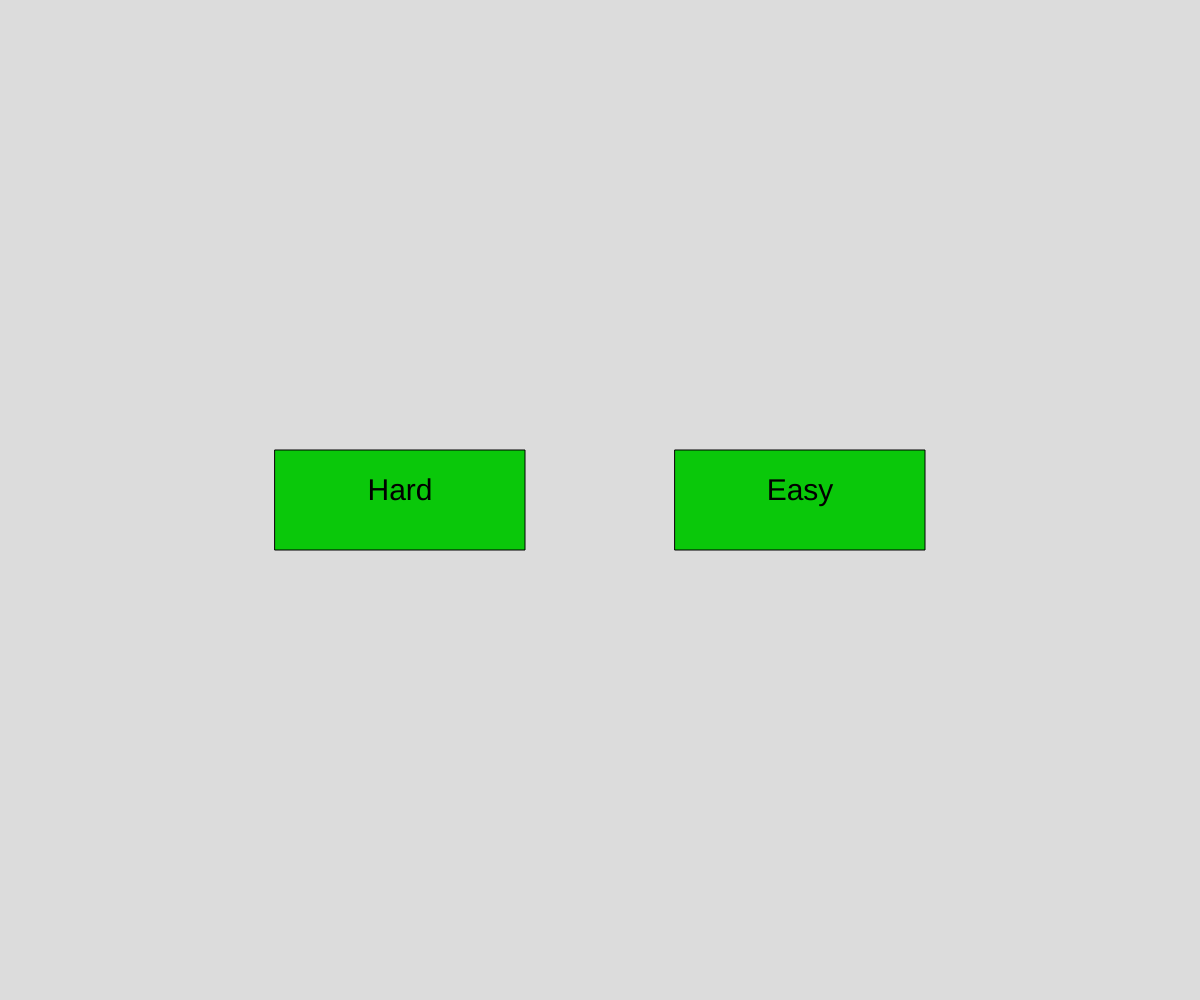
Frame 1 (no input)
Frame 60 (no input): identical to frame 1, image omitted
Frame 120 (the mouse pressed at the canvas centre since frame 60): identical to frame 1, image omitted

The p5.js sketch that drew this single still picture (run headless with seeded random() and noise() and a simulated clock; from frame 60 on, the mouse is pressed at the canvas centre):

// p5.js sketch
// ── sketch.js
// Hax Simulator
// Felix
// March 15

let colour, name, chances, event, difficulty;
let level, area, menu, lives, cash, price, time;
let timer, buffer, timeBonus;
let listColours = ["red", "blue", "green", "yellow", "purple", "cyan"];
let eventList = [];
let buttonX1, buttonX2, buttonY1, buttonY2;
let extraTime, extraCash, extraLives;

function setup() {
  createCanvas(windowWidth, windowHeight);
  angleMode(DEGREES);
  menu = "premain";
  buttonX1 = windowWidth/1.5;
  buttonX2 = windowWidth/3;
  buttonY1 = windowHeight/2;
  buttonY2 = windowHeight/2;
  extraTime = 1;
  extraCash = 1;
  extraLives = 1;
  cash = 50;
  price = 10;
  chances = 5;
  buffer = 0;
  timeBonus = 5;
}

function draw() {
  background(220);
  showMenu();
  if (mouseIsPressed && menu === "premain" && mouseX >= buttonX1 - 125 && mouseX <= buttonX1 + 125 && mouseY >= buttonY1 - 50 && mouseY <= buttonY1 + 50){
    menu = "main";
    difficulty = 100;
    chances = 5;
    buffer = 20;
    buttonX1 = windowWidth/2;
    buttonX2 = windowWidth/2;
    buttonY1 = windowHeight/3;
    buttonY2 = windowHeight/1.5;
    eventList = ["inverted", "flipped",  "nothing",  "nothing",  "nothing",  "nothing",  "nothing",  "nothing",  "nothing",  "nothing"];
  }
  else if (mouseIsPressed && menu === "premain" && mouseX >= buttonX2 - 125 && mouseX <= buttonX2 + 125 && mouseY >= buttonY2 - 50 && mouseY <= buttonY2 + 50){
    menu = "main";
    difficulty = 250;
    chances = 3;
    buffer = 20;
    buttonX1 = windowWidth/2;
    buttonX2 = windowWidth/2;
    buttonY1 = windowHeight/3;
    buttonY2 = windowHeight/1.5;
    eventList = ["inverted", "flipped", "flipped", "nothing",  "nothing",  "nothing",  "nothing",  "nothing",  "nothing"];
  }
  else if (mouseIsPressed && menu === "main" && mouseX >= buttonX1 - 125 && mouseX <= buttonX1 + 125 && mouseY >= buttonY1 - 50 && mouseY <= buttonY1 + 50 && buffer < 0){
    menu = "play";
    lives = extraLives;
    level = 0;
    progress();
    time = 1500;
  }
  else if (mouseIsPressed && menu === "main" && mouseX >= buttonX2 - 125 && mouseX <= buttonX2 + 125 && mouseY >= buttonY2 - 50 && mouseY <= buttonY2 + 50 && buffer < 0){
    menu = "upgrades";
    buttonY2 = windowHeight/1.2;
  }
  else if (mouseIsPressed && menu === "upgrades" && mouseX >= buttonX2 - 125 && mouseX <= buttonX2 + 125 && mouseY >= buttonY2 - 50 && mouseY <= buttonY2 + 50){
    menu = "main";
    buttonY2 = windowHeight/1.5;
  }
  buffer--;
}

function keyPressed() {
  if (event === "inverted"){
    if (menu === "play" && keyCode === RIGHT_ARROW && colour === name) {
      progress();
    } 
    else if (menu === "play" && keyCode === LEFT_ARROW && colour !== name) {
      progress();
    }
    else if (menu === "play"){
      lives--;
      level ++;
      colour = random (listColours);
      name = round(random(1, 3));
      event = random(eventList);
      if (name === 1){
        name = colour;
      }
      else{
        name = random (listColours);
      }
    }
  }
  else if (event === "nothing" || event === "flipped"){
    if (menu === "play" && keyCode === LEFT_ARROW && colour === name) {
      progress();
    } 
    else if (menu === "play" && keyCode === RIGHT_ARROW && colour !== name) {
      progress();
    }
    else if (menu === "play"){
      lives--;
      level ++;
      colour = random (listColours);
      name = round(random(1, 3));
      event = random(eventList);
      if (name === 1){
        name = colour;
      }
      else{
        name = random (listColours);
      }
    }
  }
  if (menu === "upgrades" && keyCode === 81 && price <= cash){
    extraTime++;
    cash = cash - price;
    price = price + 1;
  }
  else if (menu === "upgrades" && keyCode === 87 && price <= cash){
    extraCash++;
    cash = cash - price;
    price = price + 1;
  }
  else if (menu === "upgrades" && keyCode === 69 && price <= cash){
    extraLives++;
    cash = cash - price;
    price = price + 1;
  }
}

function progress(){
  level ++;
  colour = random (listColours);
  name = round(random(1, 3));
  event = random(eventList);
  if (name === 1){
    name = colour;
  }
  else{
    name = random (listColours);
  }
  cash = cash + round(level / 10);
  if (timeBonus === level){
    time = time + extraTime * 10;
    timeBonus = level + 5;
  }
}

function generateWords(){
  if (colour === "red"){
    fill(225, 0, 0);
  }
  else if (colour === "green"){
    fill(0, 225, 0);
  }
  else if (colour === "blue"){
    fill(0, 0, 225);
  }
  else if (colour === "yellow"){
    fill(180, 180, 30);
  }
  else if (colour === "purple"){
    fill(225, 0, 225);
  }
  else if (colour === "cyan"){
    fill(50, 180, 180);
  }
}

function showMenu(){
  if (menu === "premain"){
    textSize(30);
    fill(10, 200, 10);
    rectMode(CENTER);
    rect(buttonX1, buttonY1, 250, 100);
    rect(buttonX2, buttonY2, 250, 100);
    fill(0);
    textAlign(CENTER);
    text("Easy", buttonX1, buttonY1);
    text("Hard", buttonX2, buttonY2);
    textAlign(LEFT);
  }
  if (menu === "main"){
    textSize(30);
    fill(10, 200, 10);
    rectMode(CENTER);
    rect(buttonX1, buttonY1, 250, 100);
    rect(buttonX2, buttonY2, 250, 100);
    fill(0);
    textAlign(CENTER);
    text("Play", buttonX1, buttonY1);
    text("Upgrades", buttonX2, buttonY2);
    textAlign(LEFT);
    text("You have " + chances + " chances left", 100, 50);
  }
  if (menu === "upgrades"){
    fill(10, 200, 10);
    rectMode(CENTER);
    rect(buttonX2, buttonY2, 250, 100);
    fill(0);
    textAlign(CENTER);
    text("Back", buttonX2, buttonY2);
    textAlign(LEFT);
    text("Push Q for a more time", 20, 50);
    text("Current time " + extraTime, 500, 50);
    text("Push W for more cash earnings", 20, 100);
    text("Current earnings " + extraCash, 500, 100);
    text("Push E for extra lives", 20, 150);
    text("Lives " + extraLives, 500, 150);
    text("Current cash " + cash, 50, 200);
    text("Next upgrade costs " + price, 50, 250);
  }
  if (menu === "play"){
    generateWords();
    rectMode(CENTER);
    rect(windowWidth / 2, windowHeight / 2, 300, 300);
    fill(0);
    textSize(64);
    textAlign(CENTER);
    if(event === "flipped"){	
      push();
      translate(width/2, height/2);
      rotate(180);
      textAlign(CENTER, CENTER);
      text(name, 0, 0);
      textSize(32);
      pop();
    }
    else {
      text(name, windowWidth/2, windowHeight/2);
    }
    textAlign(LEFT);
    text("Lives" + lives, 50, 60); 
    text("Current level " + level, 50, 120); 
    text("time left " + time, 50, 180); 
    if(event === "inverted"){
      textAlign(CENTER);
      text("Inverted Controls", windowWidth/2, 100);
      textAlign(LEFT);
    }
    if (lives <= -1){
      menu = "main";
      chances--;
      lives = 0;
      cash = cash + extraCash;
    }
    time--;
    if(time <= 0){
      lives--;
    }
  }
  if (chances <= 0){
    menu = "lose";
  }
  if (level >= difficulty){
    menu = "win";
  }
  if (menu === "lose"){
    textAlign(CENTER);
    text("You Lose", 250, windowHeight/2);
  }
  if (menu === "win"){
    textAlign(CENTER);
    text("You Win", 250, windowHeight/2);
  }
}
